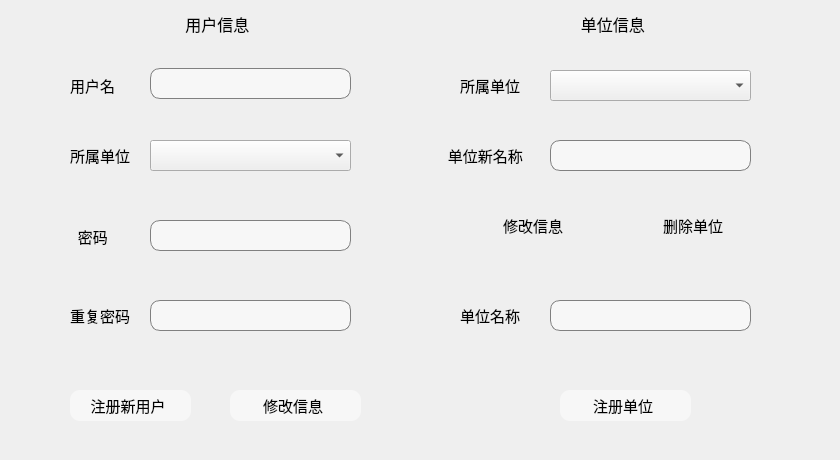
     <widget class="QWidget" name="tab_2">
      <attribute name="title">
       <string>Tab 2</string>
      </attribute>
      <widget class="QGroupBox" name="groupBox">
       <property name="geometry">
        <rect>
         <x>0</x>
         <y>10</y>
         <width>411</width>
         <height>441</height>
        </rect>
       </property>
       <property name="font">
        <font>
         <family>华文楷体</family>
         <pointsize>12</pointsize>
        </font>
       </property>
       <property name="styleSheet">
        <string notr="true">

QGroupBox {
	border: 0px;
	background-color: rgba(255, 255, 255, 0);
}</string>
       </property>
       <property name="title">
        <string>                                            用户信息</string>
       </property>
       <widget class="QLineEdit" name="lineEdit_4">
        <property name="geometry">
         <rect>
          <x>150</x>
          <y>58</y>
          <width>201</width>
          <height>31</height>
         </rect>
        </property>
        <property name="styleSheet">
         <string notr="true">QLineEdit{
        border:1px solid gray;
        width:300px;
        border-radius:10px;
        padding:2px 4px;
		background-color: rgba(255, 255, 255, 0.5);
}</string>
        </property>
       </widget>
       <widget class="QLineEdit" name="lineEdit_8">
        <property name="geometry">
         <rect>
          <x>150</x>
          <y>210</y>
          <width>201</width>
          <height>31</height>
         </rect>
        </property>
        <property name="font">
         <font>
          <family>Adobe Myungjo Std M</family>
          <pointsize>6</pointsize>
         </font>
        </property>
        <property name="styleSheet">
         <string notr="true">QLineEdit{
        border:1px solid gray;
        width:300px;
        border-radius:10px;
        padding:2px 4px;
		background-color: rgba(255, 255, 255, 0.5);
}</string>
        </property>
       </widget>
       <widget class="QLineEdit" name="lineEdit_9">
        <property name="geometry">
         <rect>
          <x>150</x>
          <y>290</y>
          <width>201</width>
          <height>31</height>
         </rect>
        </property>
        <property name="font">
         <font>
          <family>Adobe Myungjo Std M</family>
          <pointsize>6</pointsize>
         </font>
        </property>
        <property name="styleSheet">
         <string notr="true">QLineEdit{
        border:1px solid gray;
        width:300px;
        border-radius:10px;
        padding:2px 4px;
		background-color: rgba(255, 255, 255, 0.5);
}</string>
        </property>
       </widget>
       <widget class="QLabel" name="label_5">
        <property name="geometry">
         <rect>
          <x>70</x>
          <y>60</y>
          <width>54</width>
          <height>31</height>
         </rect>
        </property>
        <property name="font">
         <font>
          <family>华文楷体</family>
          <pointsize>11</pointsize>
         </font>
        </property>
        <property name="text">
         <string>用户名</string>
        </property>
       </widget>
       <widget class="QLabel" name="label_9">
        <property name="geometry">
         <rect>
          <x>70</x>
          <y>211</y>
          <width>54</width>
          <height>31</height>
         </rect>
        </property>
        <property name="font">
         <font>
          <family>华文楷体</family>
          <pointsize>11</pointsize>
         </font>
        </property>
        <property name="text">
         <string>  密码</string>
        </property>
       </widget>
       <widget class="QLabel" name="label_10">
        <property name="geometry">
         <rect>
          <x>70</x>
          <y>290</y>
          <width>61</width>
          <height>31</height>
         </rect>
        </property>
        <property name="font">
         <font>
          <family>华文楷体</family>
          <pointsize>11</pointsize>
         </font>
        </property>
        <property name="text">
         <string>重复密码</string>
        </property>
       </widget>
       <widget class="QPushButton" name="pushButton_11">
        <property name="geometry">
         <rect>
          <x>70</x>
          <y>380</y>
          <width>121</width>
          <height>31</height>
         </rect>
        </property>
        <property name="font">
         <font>
          <family>华文楷体</family>
          <pointsize>11</pointsize>
         </font>
        </property>
        <property name="styleSheet">
         <string notr="true">QPushButton{
        border:none;
        color:black;
        font-size:11;
		border-radius:10px;
        padding-left:5px;
        padding-right:10px;
        text-align:middle;
		background:LightGray;
		background-color: rgba(255, 255, 255, 0.5);
    }
    QPushButton:hover{
        color:white;
        border:1px solid #40E0D0;
        border-radius:10px;
        background:#40E0D0;
    }</string>
        </property>
        <property name="text">
         <string>注册新用户</string>
        </property>
       </widget>
       <widget class="QPushButton" name="pushButton_12">
        <property name="geometry">
         <rect>
          <x>230</x>
          <y>380</y>
          <width>131</width>
          <height>31</height>
         </rect>
        </property>
        <property name="font">
         <font>
          <family>华文楷体</family>
          <pointsize>11</pointsize>
         </font>
        </property>
        <property name="styleSheet">
         <string notr="true">QPushButton{
        border:none;
        color:black;
        font-size:11;
		border-radius:10px;
        padding-left:5px;
        padding-right:10px;
        text-align:middle;
		background:LightGray;
		background-color: rgba(255, 255, 255, 0.5);
    }
    QPushButton:hover{
        color:white;
        border:1px solid #40E0D0;
        border-radius:10px;
        background:#40E0D0;
    }</string>
        </property>
        <property name="text">
         <string>修改信息</string>
        </property>
       </widget>
       <widget class="QComboBox" name="comboBox_3">
        <property name="geometry">
         <rect>
          <x>150</x>
          <y>130</y>
          <width>201</width>
          <height>31</height>
         </rect>
        </property>
        <property name="styleSheet">
         <string notr="true"/>
        </property>
       </widget>
       <widget class="QLabel" name="label_13">
        <property name="geometry">
         <rect>
          <x>70</x>
          <y>130</y>
          <width>61</width>
          <height>31</height>
         </rect>
        </property>
        <property name="font">
         <font>
          <family>华文楷体</family>
          <pointsize>11</pointsize>
         </font>
        </property>
        <property name="text">
         <string>所属单位</string>
        </property>
       </widget>
      </widget>
      <widget class="QGroupBox" name="groupBox_2">
       <property name="geometry">
        <rect>
         <x>400</x>
         <y>10</y>
         <width>431</width>
         <height>441</height>
        </rect>
       </property>
       <property name="font">
        <font>
         <family>华文楷体</family>
         <pointsize>12</pointsize>
        </font>
       </property>
       <property name="styleSheet">
        <string notr="true">QGroupBox {
	border: 0px;
}</string>
       </property>
       <property name="title">
        <string>                                           单位信息</string>
       </property>
       <widget class="QLineEdit" name="lineEdit_11">
        <property name="geometry">
         <rect>
          <x>150</x>
          <y>130</y>
          <width>201</width>
          <height>31</height>
         </rect>
        </property>
        <property name="styleSheet">
         <string notr="true">QLineEdit{
        border:1px solid gray;
        width:300px;
        border-radius:10px;
        padding:2px 4px;
		background-color: rgba(255, 255, 255, 0.5);
}</string>
        </property>
       </widget>
       <widget class="QLineEdit" name="lineEdit_12">
        <property name="geometry">
         <rect>
          <x>150</x>
          <y>290</y>
          <width>201</width>
          <height>31</height>
         </rect>
        </property>
        <property name="styleSheet">
         <string notr="true">QLineEdit{
        border:1px solid gray;
        width:300px;
        border-radius:10px;
        padding:2px 4px;
		background-color: rgba(255, 255, 255, 0.5);
}</string>
        </property>
       </widget>
       <widget class="QLabel" name="label_11">
        <property name="geometry">
         <rect>
          <x>40</x>
          <y>130</y>
          <width>91</width>
          <height>31</height>
         </rect>
        </property>
        <property name="font">
         <font>
          <family>华文楷体</family>
          <pointsize>11</pointsize>
         </font>
        </property>
        <property name="text">
         <string>  单位新名称</string>
        </property>
       </widget>
       <widget class="QLabel" name="label_12">
        <property name="geometry">
         <rect>
          <x>60</x>
          <y>290</y>
          <width>61</width>
          <height>31</height>
         </rect>
        </property>
        <property name="font">
         <font>
          <family>华文楷体</family>
          <pointsize>11</pointsize>
         </font>
        </property>
        <property name="text">
         <string>单位名称</string>
        </property>
       </widget>
       <widget class="QPushButton" name="pushButton_14">
        <property name="geometry">
         <rect>
          <x>70</x>
          <y>200</y>
          <width>131</width>
          <height>31</height>
         </rect>
        </property>
        <property name="font">
         <font>
          <family>华文楷体</family>
          <pointsize>11</pointsize>
         </font>
        </property>
        <property name="styleSheet">
         <string notr="true">QPushButton{
        border:none;
        color:black;
        font-size:11;
		border-radius:10px;
        padding-left:5px;
        padding-right:10px;
        text-align:middle;
		background:LightGray;
		background-color: rgba(255, 255, 255, 0);
    }
    QPushButton:hover{
        color:white;
        border:1px solid #40E0D0;
        border-radius:10px;
        background:#40E0D0;
    }</string>
        </property>
        <property name="text">
         <string>修改信息</string>
        </property>
       </widget>
       <widget class="QPushButton" name="pushButton_13">
        <property name="geometry">
         <rect>
          <x>160</x>
          <y>380</y>
          <width>131</width>
          <height>31</height>
         </rect>
        </property>
        <property name="font">
         <font>
          <family>华文楷体</family>
          <pointsize>11</pointsize>
         </font>
        </property>
        <property name="styleSheet">
         <string notr="true">QPushButton{
        border:none;
        color:black;
        font-size:11;
		border-radius:10px;
        padding-left:5px;
        padding-right:10px;
        text-align:middle;
		background:LightGray;
		background-color: rgba(255, 255, 255, 0.5);
    }
    QPushButton:hover{
        color:white;
        border:1px solid #40E0D0;
        border-radius:10px;
        background:#40E0D0;
    }</string>
        </property>
        <property name="text">
         <string>注册单位</string>
        </property>
       </widget>
       <widget class="QLabel" name="label_17">
        <property name="geometry">
         <rect>
          <x>60</x>
          <y>60</y>
          <width>61</width>
          <height>31</height>
         </rect>
        </property>
        <property name="font">
         <font>
          <family>华文楷体</family>
          <pointsize>11</pointsize>
         </font>
        </property>
        <property name="text">
         <string>所属单位</string>
        </property>
       </widget>
       <widget class="QComboBox" name="comboBox_4">
        <property name="geometry">
         <rect>
          <x>150</x>
          <y>60</y>
          <width>201</width>
          <height>31</height>
         </rect>
        </property>
        <property name="styleSheet">
         <string notr="true"/>
        </property>
       </widget>
       <widget class="QPushButton" name="pushButton_17">
        <property name="geometry">
         <rect>
          <x>230</x>
          <y>200</y>
          <width>131</width>
          <height>31</height>
         </rect>
        </property>
        <property name="font">
         <font>
          <family>华文楷体</family>
          <pointsize>11</pointsize>
         </font>
        </property>
        <property name="styleSheet">
         <string notr="true">QPushButton{
        border:none;
        color:black;
        font-size:11;
		border-radius:10px;
        padding-left:5px;
        padding-right:10px;
        text-align:middle;
		background:LightGray;
		background-color: rgba(255, 255, 255, 0);
    }
    QPushButton:hover{
        color:white;
        border:1px solid #B0171F;
        border-radius:10px;
        background:#B0171F;
    }</string>
        </property>
        <property name="text">
         <string>删除单位</string>
        </property>
       </widget>
      </widget>
     </widget>
